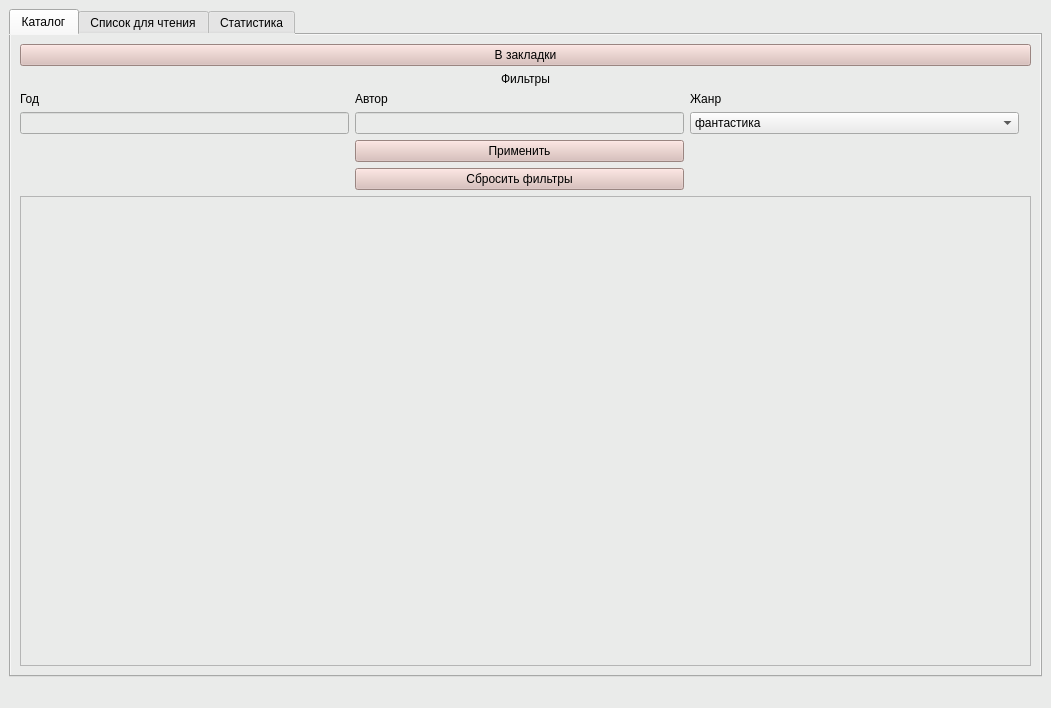
<?xml version="1.0" encoding="UTF-8"?>
<ui version="4.0">
 <class>MainWindow</class>
 <widget class="QMainWindow" name="MainWindow">
  <property name="enabled">
   <bool>true</bool>
  </property>
  <property name="geometry">
   <rect>
    <x>0</x>
    <y>0</y>
    <width>1051</width>
    <height>708</height>
   </rect>
  </property>
  <property name="sizePolicy">
   <sizepolicy hsizetype="Preferred" vsizetype="Preferred">
    <horstretch>111</horstretch>
    <verstretch>0</verstretch>
   </sizepolicy>
  </property>
  <property name="minimumSize">
   <size>
    <width>0</width>
    <height>0</height>
   </size>
  </property>
  <property name="maximumSize">
   <size>
    <width>16777215</width>
    <height>16777215</height>
   </size>
  </property>
  <property name="windowTitle">
   <string>Электронная Библиотека</string>
  </property>
  <property name="layoutDirection">
   <enum>Qt::LeftToRight</enum>
  </property>
  <property name="styleSheet">
   <string notr="true">QWidget{
	background-color: rgb(234,235,234);
}
QPushButton{
	background-color: rgb(216,186,181);
}</string>
  </property>
  <widget class="QWidget" name="centralwidget">
   <property name="styleSheet">
    <string notr="true"/>
   </property>
   <layout class="QGridLayout" name="gridLayout_7">
    <item row="0" column="0">
     <widget class="QTabWidget" name="tabWidget">
      <property name="enabled">
       <bool>true</bool>
      </property>
      <property name="sizePolicy">
       <sizepolicy hsizetype="Preferred" vsizetype="Preferred">
        <horstretch>0</horstretch>
        <verstretch>0</verstretch>
       </sizepolicy>
      </property>
      <property name="whatsThis">
       <string>&lt;html&gt;&lt;head/&gt;&lt;body&gt;&lt;p&gt;Каталог&lt;/p&gt;&lt;/body&gt;&lt;/html&gt;</string>
      </property>
      <property name="autoFillBackground">
       <bool>false</bool>
      </property>
      <property name="styleSheet">
       <string notr="true">QTabWidget{
	color:rgb(169, 255, 197);
}</string>
      </property>
      <property name="currentIndex">
       <number>0</number>
      </property>
      <widget class="QWidget" name="tab">
       <property name="toolTip">
        <string>&lt;html&gt;&lt;head/&gt;&lt;body&gt;&lt;p&gt;Каталог&lt;/p&gt;&lt;p&gt;&lt;br/&gt;&lt;/p&gt;&lt;/body&gt;&lt;/html&gt;</string>
       </property>
       <property name="autoFillBackground">
        <bool>false</bool>
       </property>
       <attribute name="title">
        <string>Каталог</string>
       </attribute>
       <layout class="QGridLayout" name="gridLayout_6">
        <item row="5" column="0">
         <widget class="QLineEdit" name="lineEdit"/>
        </item>
        <item row="1" column="0" colspan="5" alignment="Qt::AlignHCenter">
         <widget class="QLabel" name="label">
          <property name="sizePolicy">
           <sizepolicy hsizetype="Ignored" vsizetype="Minimum">
            <horstretch>0</horstretch>
            <verstretch>0</verstretch>
           </sizepolicy>
          </property>
          <property name="text">
           <string>Фильтры</string>
          </property>
         </widget>
        </item>
        <item row="0" column="0" colspan="5">
         <widget class="QPushButton" name="pushButton_5">
          <property name="sizePolicy">
           <sizepolicy hsizetype="Ignored" vsizetype="Minimum">
            <horstretch>0</horstretch>
            <verstretch>0</verstretch>
           </sizepolicy>
          </property>
          <property name="styleSheet">
           <string notr="true"/>
          </property>
          <property name="text">
           <string>В закладки</string>
          </property>
         </widget>
        </item>
        <item row="3" column="2">
         <widget class="QLabel" name="label_3">
          <property name="text">
           <string>Жанр</string>
          </property>
         </widget>
        </item>
        <item row="3" column="0">
         <widget class="QLabel" name="label_2">
          <property name="text">
           <string>Год</string>
          </property>
         </widget>
        </item>
        <item row="5" column="1">
         <widget class="QLineEdit" name="lineEdit_2"/>
        </item>
        <item row="9" column="0" colspan="5">
         <widget class="QTableWidget" name="tableWidget"/>
        </item>
        <item row="3" column="1">
         <widget class="QLabel" name="label_4">
          <property name="text">
           <string>Автор</string>
          </property>
         </widget>
        </item>
        <item row="5" column="2">
         <widget class="QComboBox" name="comboBox_2">
          <property name="sizePolicy">
           <sizepolicy hsizetype="Expanding" vsizetype="Minimum">
            <horstretch>0</horstretch>
            <verstretch>0</verstretch>
           </sizepolicy>
          </property>
          <item>
           <property name="text">
            <string>фантастика</string>
           </property>
          </item>
          <item>
           <property name="text">
            <string>детектив</string>
           </property>
          </item>
          <item>
           <property name="text">
            <string>роман</string>
           </property>
          </item>
         </widget>
        </item>
        <item row="6" column="1">
         <widget class="QPushButton" name="pushButton_7">
          <property name="sizePolicy">
           <sizepolicy hsizetype="Ignored" vsizetype="Minimum">
            <horstretch>0</horstretch>
            <verstretch>0</verstretch>
           </sizepolicy>
          </property>
          <property name="text">
           <string>Применить</string>
          </property>
         </widget>
        </item>
        <item row="7" column="1">
         <widget class="QPushButton" name="pushButton_2">
          <property name="text">
           <string>Сбросить фильтры</string>
          </property>
         </widget>
        </item>
       </layout>
      </widget>
      <widget class="QWidget" name="tab_2">
       <property name="enabled">
        <bool>true</bool>
       </property>
       <property name="maximumSize">
        <size>
         <width>16777215</width>
         <height>16777215</height>
        </size>
       </property>
       <property name="font">
        <font>
         <kerning>true</kerning>
        </font>
       </property>
       <attribute name="title">
        <string>Список для чтения</string>
       </attribute>
       <layout class="QGridLayout" name="gridLayout_8">
        <item row="1" column="0">
         <widget class="QPushButton" name="pushButton_6">
          <property name="text">
           <string>Удалить</string>
          </property>
         </widget>
        </item>
        <item row="2" column="0">
         <widget class="QTableWidget" name="tableWidget_2"/>
        </item>
        <item row="0" column="0">
         <widget class="QPushButton" name="pushButton">
          <property name="sizePolicy">
           <sizepolicy hsizetype="Minimum" vsizetype="Fixed">
            <horstretch>0</horstretch>
            <verstretch>0</verstretch>
           </sizepolicy>
          </property>
          <property name="minimumSize">
           <size>
            <width>545</width>
            <height>23</height>
           </size>
          </property>
          <property name="text">
           <string>Общая информация о профиле</string>
          </property>
         </widget>
        </item>
       </layout>
      </widget>
      <widget class="QWidget" name="tab_4">
       <attribute name="title">
        <string>Статистика</string>
       </attribute>
       <layout class="QGridLayout" name="gridLayout_5">
        <item row="1" column="0" colspan="2">
         <layout class="QGridLayout" name="gridLayout_3"/>
        </item>
        <item row="0" column="0" colspan="2">
         <layout class="QGridLayout" name="gridLayout"/>
        </item>
       </layout>
      </widget>
     </widget>
    </item>
   </layout>
  </widget>
  <widget class="QStatusBar" name="statusbar"/>
  <action name="actionuil">
   <property name="text">
    <string>uil</string>
   </property>
  </action>
  <action name="action">
   <property name="text">
    <string>помошь</string>
   </property>
  </action>
  <action name="action_2">
   <property name="text">
    <string>уцкакуап</string>
   </property>
  </action>
  <action name="action_3">
   <property name="text">
    <string>укпкупку</string>
   </property>
  </action>
 </widget>
 <resources/>
 <connections/>
</ui>
